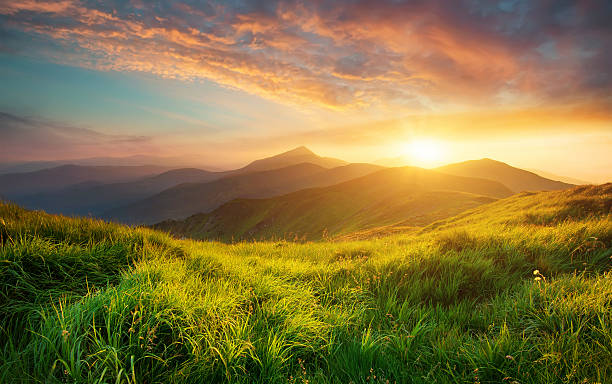
#> input picture notebooks/reference.jpg, 612 x 384 px
$ jupyter execute --allow-errors scratch.ipynb
#> lines starting #> are read from the running program, lines starting #| are printed output that depends on the picture; after the words box and inside, x2 and y2 are one past the last pixel; in counts of white or black regions, pixels touching at a corner belong together
### core/basics.py
import numpy as np
import matplotlib.gridspec as gridspec
import matplotlib.pyplot as plt

from numpy.typing import NDArray
from numpy import uint8, float64, intp
from matplotlib.figure import Figure
from matplotlib.axes import Axes


# [11 lines left out: function get_histogram, not called in this run]


def compute_pdf(vector_image: NDArray[uint8]) -> NDArray[float64]:

    vector_image = vector_image.astype(uint8)

    pixels_appears: NDArray[intp] = np.bincount(vector_image.ravel(), minlength=256)
    pdf_float: NDArray[float64] = pixels_appears / vector_image.size

    return pdf_float


# [52 lines left out: function compute_cdf, not called in this run]

### notebooks/scratch.ipynb
# RASCUNHO
Use esse arquivo para testra o que você está desenvolvendo. Ajuda muito conseguir visualizar o resultado do que você está fazendo. Você pode importar de core/ as funções que precisar e, quando estiver pronto, mover para o respectivo arquivo de core/

ex: fazer aqui o equalize() e depois mover para equalize.py

[cell 1]
from PIL import Image
import numpy as np
import matplotlib.pyplot as plt
import matplotlib.gridspec as gridspec

from typing import Final, Any
from numpy.typing import NDArray
from numpy import uint8, float64, intp
from matplotlib.figure import Figure
from matplotlib.axes import Axes
from PIL.Image import Image as IMG

## save() and load()

[cell 2]
def load(path: str) -> IMG:
#> called with path = 'reference.jpg'
    return Image.open(path).convert('L') # isso converte para uma escala de cinza de 8 bits
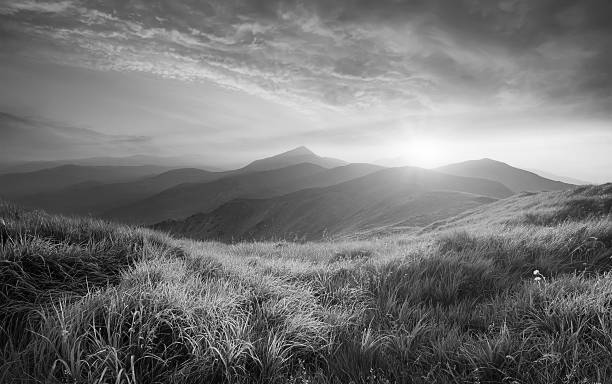
#> returned value: PIL image 612x384 L; min 0, max 254, mean 116.8


img: IMG = load('reference.jpg')
img

[cell 3]
def save(img: IMG, path: str) -> None:
    img.save(path)

save(img, 'result_ref.jpg')

### Tralhas

[cell 4]
arr:    NDArray[uint8]   = np.array(img, dtype=np.uint8)

lut:    Final[list[int]] = [0 if i < 128 else 255 for i in range(256)]   # look up table: transformação ponto a ponto
img_bw: IMG              = img.point(lut, mode='L')                      # aplicando um tipo de threshold
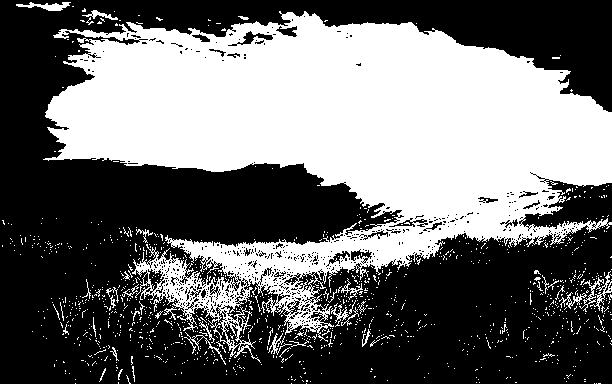
#> img_bw: PIL image 612x384 L; 42.7% white; 1149 white regions (1109 under 20 px), largest, box (x1, y1, x2, y2) and area: (43, 11, 612, 363) 95398, (579, 271, 612, 312) 326, (16, 2, 71, 11) 239

print(f'min: {arr.min()}, max: {arr.max()}')
#| min: 0, max: 254
img_bw

## get_histogram()

[cell 5]
def get_histogram(arr: NDArray[np.uint8]) -> tuple[NDArray[np.int64], Figure]:

    fig: Figure = Figure(figsize=(10, 6))
    ax1: Axes = fig.add_subplot(2, 1, 1)
    ax2: Axes = fig.add_subplot(2, 1, 2)

    hist_data: NDArray[np.int64] = np.bincount(arr.ravel(), minlength=256)
#> hist_data = 256 values, max 1662 at index 62, min 0 at index 255, mean 918

    ax1.set_title("Histograma discreto")
    ax1.bar(range(256), hist_data)

    ax2.set_title("Histograma com plt.hist")
    ax2.hist(arr.ravel(), bins=256, range=(0, 256))

    fig.tight_layout()
    return hist_data, fig

fig: Figure
hist: list[int]
hist_data, fig = get_histogram(arr)
hist_data
#> Out has the same summary as hist_data in get_histogram

## compute_pdf()

[cell 6]
def compute_pdf(vector_image: NDArray[uint8]) -> tuple[NDArray[float64], Figure]:

    vector_image = vector_image.astype(uint8)

    pixels_appears: NDArray[intp]    = np.bincount(vector_image.ravel(), minlength=256)
#> pixels_appears has the same summary as hist_data in get_histogram
    pdf_float:      NDArray[float64] = pixels_appears / vector_image.size
#> pdf_float = 256 values, max 0.00707 at index 62, min 0 at index 255, mean 0.00391

    fig, ax1 = plt.subplots(1, 1, figsize=(10, 4))  # ← back to plt
    plt.close(fig)                                    # ← prevents auto-display

    ax1.bar(np.arange(256), pdf_float, width=1.0, color='steelblue')
    ax1.set_xlim(-1, 256)
    ax1.set_ylim(0, pdf_float.max() * 1.1)
    ax1.set_title('Probabilidade de Aparição de Cada Intensidade de Pixel')
    ax1.set_xlabel('Nível de Cinza rk (intensidade)')
    ax1.set_ylabel('Probabilidade pr(rk)')
    fig.tight_layout()

    return pdf_float, fig


pdf_values, fig = compute_pdf(arr)
#> pdf_values has the same summary as pdf_float in compute_pdf
fig

## compute_cdf()

[cell 7]
def compute_cdf(vector_image: NDArray[uint8], plot: bool = True) -> tuple[Figure | None, NDArray[float64]]:

#> called with plot = True
    pdf_values: NDArray[float64] = compute_pdf(vector_image)[0]
#> pdf_values has the same summary as pdf_float in compute_pdf
    cdf_values: NDArray[float64] = pdf_values.cumsum()
#> cdf_values = 256 values from 8.51e-05 to 1

    if not plot:
        return (None, cdf_values)

    fig: Figure = Figure(figsize=(14, 8))

    gs = gridspec.GridSpec(nrows=2, ncols=2,
                           figure=fig,
                           width_ratios=[1, 1], wspace=0.3,
                           height_ratios=[1, 1], hspace=0.4)

    ax1: Axes = fig.add_subplot(gs[0,0])
    ax2: Axes = fig.add_subplot(gs[0,1])
    ax3: Axes = fig.add_subplot(gs[1,0])
    ax4: Axes = fig.add_subplot(gs[1,1])

    sections = [
        (ax1, 0, 101, 'Faixa 0-100'),
        (ax2, 100, 151, 'Faixa 100-150'),
        (ax3, 150, 256, 'Faixa 150-256'),
    ]

    for ax, start, end, title in sections:
        x = np.arange(start, end)
        ax.bar(x, cdf_values[start:end], width=1)

        ax.set_title(title)
        ax.set_xlabel("Nível de cinza")
        ax.set_ylabel("Prob. acumulada")
        ax.set_xlim(start, end - 1)
        ax.set_ylim(cdf_values[start], min(cdf_values[end - 1] + 0.01, 1.0))


    ax4.bar(np.arange(256), cdf_values, width=1, color="gray", alpha=0.6)
    ax4.set_title("CDF Completa (referência)")

    ax4.set_xlabel("Nível de cinza")
    ax4.set_ylabel("Prob. acumulada")
    ax4.set_xlim(0, 255)
    ax4.set_ylim(0, 1)

    return (fig, cdf_values)


fig: Figure
cdf_values: NDArray[float64]
fig, cdf_values = compute_cdf(arr)
#> cdf_values = 256 values from 8.51e-05 to 1
fig

## equalize()

[cell 8]
def equalize(arr: NDArray[uint8]) -> tuple[IMG, NDArray[uint8], Figure]:

    _, cdf_values = compute_cdf(arr, plot=False)
#> cdf_values = 256 values from 8.51e-05 to 1

    lut_equalized: NDArray[uint8] = np.round(cdf_values * 255).astype(np.uint8)
#> lut_equalized = 256 values from 0 to 255
    arr_equalized: NDArray[uint8] = lut_equalized[arr]
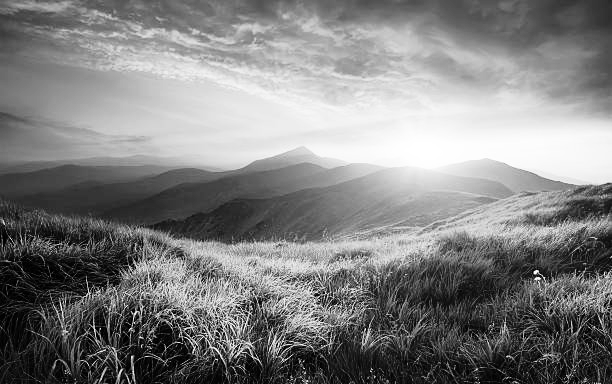
#> arr_equalized: shape (384, 612); min 0, max 255, mean 128.1
    img_equalized: IMG = Image.fromarray(arr_equalized, mode='L')

    hist_equalized: NDArray[uint8] = np.bincount(arr_equalized.ravel(), minlength=256)
#> hist_equalized = 256 values, max 1662 at index 49, min 0 at index 39, mean 918

    fig: Figure = Figure(figsize=(10, 5))
    ax = fig.add_subplot(1, 1, 1)
    ax.imshow(arr_equalized, cmap='gray', vmin=0, vmax=255)
    ax.axis('off')

    return img_equalized, hist_equalized, fig


img_equalized, hist_equalized, fig_equalized = equalize(arr)


fig_hist, ax = plt.subplots(figsize=(10, 4))
ax.bar(range(256), hist_equalized)
ax.set_title("Histograma Equalizado")

# display(fig_equalized)
# display(hist_equalized)
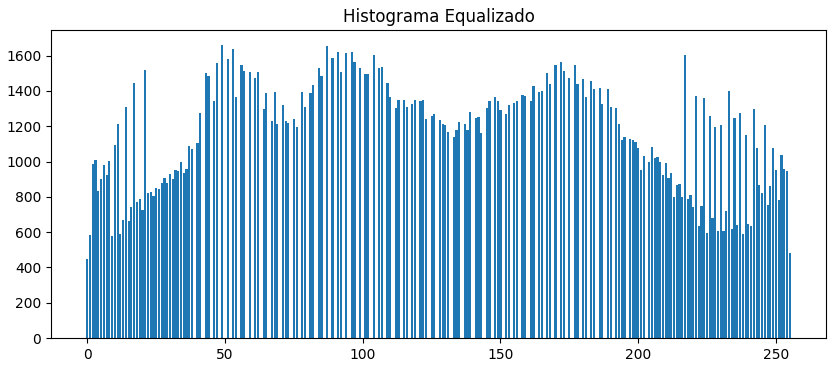
#> figure drawn by matplotlib, 1 panel; tallest bar 1662 high, from x = 48.6 to 49.4

## match()

[cell 9]
def match(arr_orig: NDArray[uint8], img_ref: IMG) -> tuple[IMG, NDArray[uint8], Figure]:

    arr_ref: NDArray[uint8] = np.array(img_ref, dtype=np.uint8)

    _, cdf_orig = compute_cdf(arr_orig, plot=False)
#> cdf_orig = 256 values from 8.51e-05 to 1
    _, cdf_ref  = compute_cdf(arr_ref,  plot=False)
#> cdf_ref = 256 values from 8.51e-05 to 1

    lut_match: NDArray[uint8] = np.zeros(256, dtype=np.uint8)

    for g_orig in range(256):
        differences = np.abs(cdf_ref - cdf_orig[g_orig])
        g_ref = np.argmin(differences)
        lut_match[g_orig] = g_ref
#> after the loop, lut_match = 256 values from 0 to 254

    arr_matched: NDArray[uint8] = lut_match[arr_orig]
    img_matched: IMG = Image.fromarray(arr_matched, mode='L')

    hist_matched: NDArray[np.uint8] = np.bincount(arr_matched.ravel(), minlength=256)
#> hist_matched has the same summary as hist_data in get_histogram

    fig: Figure = Figure(figsize=(10, 5))
    ax = fig.add_subplot(1, 1, 1)
    ax.imshow(arr_matched, cmap='gray', vmin=0, vmax=255)
    ax.axis('off')

    return img_matched, hist_matched, fig

img_ref = load('reference.jpg')

img_matched, hist_matched, fig_matched = match(arr, img_ref)
#> hist_matched has the same summary as hist_data in get_histogram

display(fig_matched)

fig_hist, ax = plt.subplots(figsize=(10, 4))
ax.bar(range(256), hist_matched)
ax.set_title("Histograma após Match")
display(fig_hist)
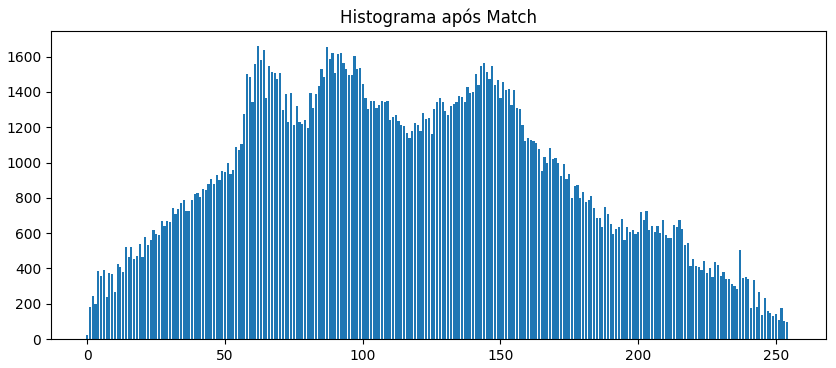
#> figure drawn by matplotlib, 1 panel; tallest bar 1662 high, from x = 61.6 to 62.4

## thresholding

[cell 10]
def threshold(vector_image: NDArray[uint8], T: int = 128) -> tuple[IMG, NDArray[float64], Figure]:

    from core.basics import compute_pdf

    result: NDArray[uint8]
    pdf:    NDArray[float64]

    result = np.where(vector_image >= T, 255, 0).astype(uint8)
    pdf, _ = compute_pdf(result)
#> in compute_pdf, `pixels_appears: NDArray[intp] = np.bincount(vector_image.ravel(), minl..`: pixels_appears = 256 values, max 134611 at index 0, min 0 at index 1, mean 918
#> in compute_pdf, `pdf_float: NDArray[float64] = pixels_appears / vector_image.size`: pdf_float = 256 values, max 0.573 at index 0, min 0 at index 1, mean 0.00391

$ run again, with notebooks/lobao.jpg copied over notebooks/reference.jpg
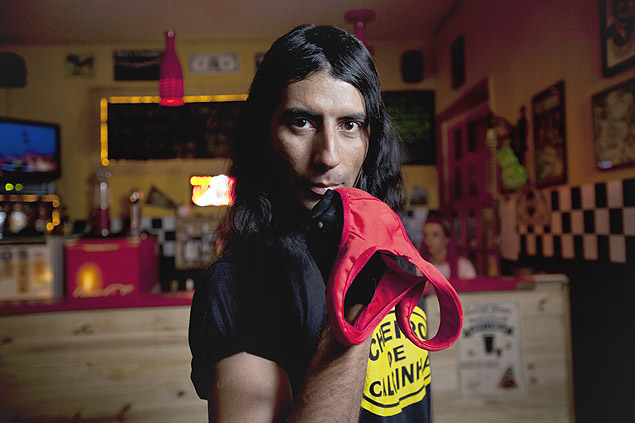
#> input picture notebooks/lobao.jpg, 635 x 423 px
#> `img_bw: IMG              = img.point(lut, mode='L')`:
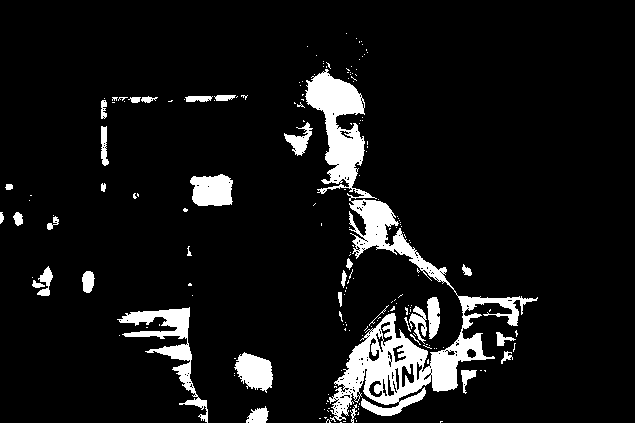
#> img_bw: PIL image 635x423 L; 8.4% white; 192 white regions (158 under 20 px), largest, box (x1, y1, x2, y2) and area: (305, 69, 538, 422) 13947, (117, 307, 208, 423) 2262, (190, 174, 233, 206) 1136
#| min: 0, max: 255
#> in get_histogram, `hist_data: NDArray[np.int64] = np.bincount(arr.ravel(), minlength=256)`: hist_data = 256 values, max 7741 at index 19, min 9 at index 242, mean 1049.2
#> Out has the same summary as hist_data in get_histogram
#> in compute_pdf, `pixels_appears: NDArray[intp]    = np.bincount(vector_image.ravel(), m..`: pixels_appears has the same summary as hist_data in get_histogram
#> in compute_pdf, `pdf_float:      NDArray[float64] = pixels_appears / vector_image.size`: pdf_float = 256 values, max 0.0288 at index 19, min 3.35e-05 at index 242, mean 0.00391
#> `pdf_values, fig = compute_pdf(arr)`: pdf_values has the same summary as pdf_float in compute_pdf
#> in compute_cdf, `pdf_values: NDArray[float64] = compute_pdf(vector_image)[0]`: pdf_values has the same summary as pdf_float in compute_pdf
#> in compute_cdf, `cdf_values: NDArray[float64] = pdf_values.cumsum()`: cdf_values = 256 values from 7.45e-05 to 1
#> lut_equalized = 256 values from 0 to 255
#> in equalize, `hist_equalized: NDArray[uint8] = np.bincount(arr_equalized.ravel(), mi..`: hist_equalized = 256 values, max 7741 at index 27, min 0 at index 4, mean 1049.2
#> cdf_orig = 256 values from 7.45e-05 to 1
#> after the loop in match, `for g_orig in range(256):`: lut_match = 256 values from 0 to 255
#> in match, `hist_matched: NDArray[np.uint8] = np.bincount(arr_matched.ravel(), min..`: hist_matched has the same summary as hist_data in get_histogram
#> `img_matched, hist_matched, fig_matched = match(arr, img_ref)`: hist_matched has the same summary as hist_data in get_histogram
#> `[cell 9] def match(arr_orig: NDArray[uint8], img_ref: IMG) -> tuple[IM..`:
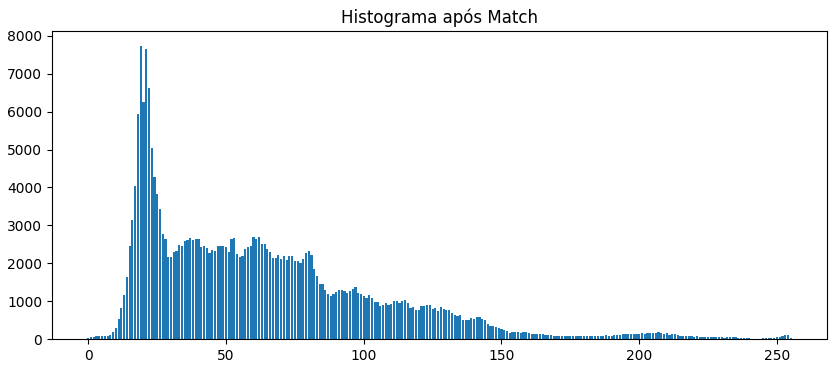
#> figure drawn by matplotlib, 1 panel; tallest bar 7741 high, from x = 18.6 to 19.4
#> in compute_pdf, `pixels_appears: NDArray[intp] = np.bincount(vector_image.ravel(), minl..`: pixels_appears = 256 values, max 246159 at index 0, min 0 at index 1, mean 1049.2
#> in compute_pdf, `pdf_float: NDArray[float64] = pixels_appears / vector_image.size`: pdf_float = 256 values, max 0.916 at index 0, min 0 at index 1, mean 0.00391
